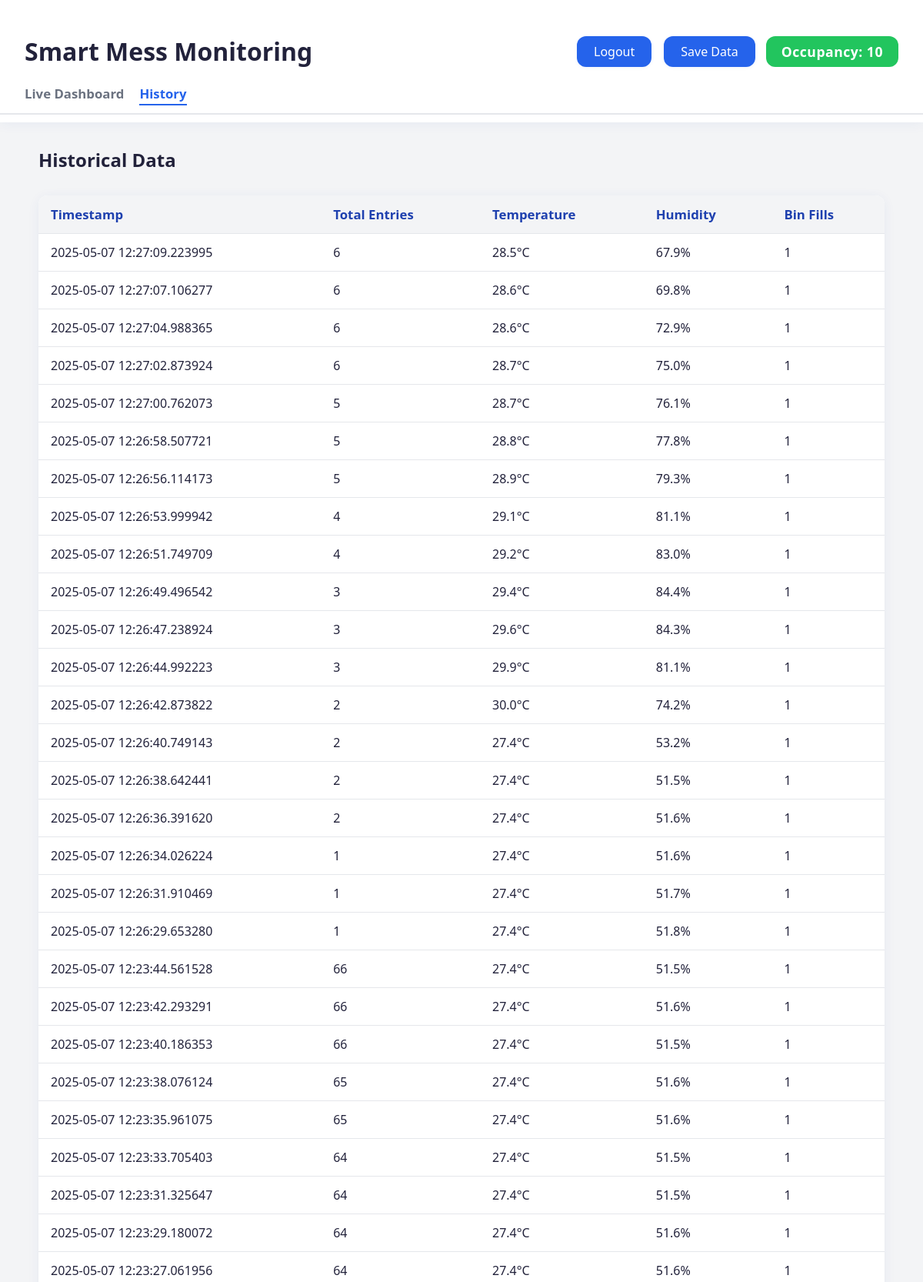
The page /weekly (signed in, upper part) on the database its author committed.
### tables this page shows
CREATE TABLE sensor_data
                 (id INTEGER PRIMARY KEY AUTOINCREMENT,
                  timestamp DATETIME,
                  occupancy INTEGER,
                  total_visitors INTEGER,
                  temperature REAL,
                  humidity REAL,
                  distance REAL,
                  full_count INTEGER,
                  fan_speed TEXT);

### app.py (the view)
@app.route('/weekly')
@login_required
def weekly():
    conn = sqlite3.connect('data.db')
    c = conn.cursor()
    c.execute('SELECT * FROM sensor_data ORDER BY timestamp DESC')
    data = c.fetchall()
    conn.close()
    return render_template('weekly.html', data=data)

### app.py (called while the page is built, shortened)
def get_sample_data():
    return {
        'occupancy': random.randint(0, 15),
        'total_visitors': random.randint(0, 500),
        'temperature': round(random.uniform(20.0, 35.0), 1),
        'humidity': round(random.uniform(30.0, 80.0), 1),
        'distance': round(random.uniform(5.0, 30.0), 1),
        'full_count': random.randint(0, 20),
        'fan_speed': random.choice(['Low', 'Medium', 'High']),
        'is_live': False
    }

def get_current_data():
    conn = sqlite3.connect('data.db')
    c = conn.cursor()
    c.execute('SELECT * FROM sensor_data ORDER BY timestamp DESC LIMIT 1')
    latest = c.fetchone()
    conn.close()
    if latest:
        try:
            last_time = datetime.strptime(latest[1], '%Y-%m-%d %H:%M:%S.%f')
        except:
            last_time = datetime.now() - timedelta(minutes=10)
    return get_sample_data()

@app.context_processor
def inject_current_data():
    return {'current_occupancy': get_current_data()['occupancy']}

def login_required(func):
    @wraps(func)
    def wrapper(*args, **kwargs):
        if not session.get('logged_in'):
            return redirect(url_for('login', next=request.url))
        return func(*args, **kwargs)
    return wrapper

### templates/weekly.html
{% extends "base.html" %}
{% block content %}
<h2>Historical Data</h2>
<table>
    <tr>
        <th>Timestamp</th>
        <th>Total Entries</th>
        <th>Temperature</th>
        <th>Humidity</th>
        <th>Bin Fills</th>
    </tr>
    {% for entry in data %}
    <tr>
        <td>{{ entry[1] }}</td>
        <td>{{ entry[3] }}</td>
        <td>{{ entry[4] }}°C</td>
        <td>{{ entry[5] }}%</td>
        <td>{{ entry[7] }}</td>
    </tr>
    {% endfor %}
</table>
{% endblock %}

### templates/base.html (shortened to what this page needs)
<!DOCTYPE html>
<html lang="en">
<head>
    <link rel="stylesheet" href="{{ url_for('static', filename='style.css') }}">
</head>
<body>
    <header>
        <div class="header-top">
            <h1>Smart Mess Monitoring</h1>
            <div class="header-controls">
                {% if session.logged_in %}
                <form action="{{ url_for('logout') }}" method="POST" style="display:inline;">
                    <button type="submit">Logout</button>
                </form>
                <form action="{{ url_for('save_live_data') }}" method="POST" style="display:inline;">
                    <button type="submit">Save Data</button>
                </form>
                {% else %}
                <a href="{{ url_for('login') }}" class="btn">Login</a>
                {% endif %}
                <div class="occupancy-badge">
                    Occupancy: {{ current_occupancy }}
                </div>
            </div>
        </div>
        <nav>
            <a href="{{ url_for('index') }}" class="{% if request.endpoint == 'index' %}active{% endif %}">Live Dashboard</a>
            {% if session.logged_in %}
            <a href="{{ url_for('weekly') }}" class="{% if request.endpoint == 'weekly' %}active{% endif %}">History</a>
            {% endif %}
        </nav>
    </header>
    <main>
        {% block content %}{% endblock %}
    </main>
</body>
</html>

### static/style.css (style rules this page uses)
:root { --primary: #2563eb; --primary-dark: #1e40af; --accent: #22d3ee; --success: #22c55e; --danger: #ef4444; --bg: #f3f4f6; --surface: #fff; --text: #22223b; --muted: #6b7280; --radius: 12px; --shadow: 0 2px 16px rgba(30, 64, 175, 0.06); }
body { font-family: "Segoe UI", Arial, sans-serif; background: var(--bg); color: var(--text); margin: 0; padding: 0; }
header { background: var(--surface); box-shadow: var(--shadow); padding: 0 0 10px 0; }
.header-top { display: flex; justify-content: space-between; align-items: center; padding: 24px 32px 0 32px; }
.header-controls { display: flex; gap: 12px; align-items: center; }
.header-controls form, .header-controls a { display: inline-block; margin: 0 2px; }
.occupancy-badge { background: var(--success); color: #fff; padding: 8px 20px; border-radius: var(--radius); font-weight: bold; font-size: 1.1rem; letter-spacing: 0.5px; }
button, .btn { background: var(--primary); color: #fff; border: none; padding: 9px 22px; border-radius: var(--radius); cursor: pointer; font-size: 1rem; font-family: inherit; font-weight: 500; box-shadow: 0 1px 4px rgba(37, 99, 235, 0.08); transition: background 0.2s; }
nav { display: flex; gap: 20px; border-bottom: 2px solid #e5e7eb; padding: 0 32px 10px 32px; margin-bottom: 0; }
nav a { text-decoration: none; color: var(--muted); font-weight: 600; font-size: 1.05rem; padding-bottom: 2px; border-bottom: 2px solid transparent; transition: color 0.2s, border-bottom 0.2s; }
nav a.active, nav a:hover { color: var(--primary); border-bottom: 2px solid var(--primary); }
main { max-width: 1100px; margin: 32px auto 0 auto; padding: 0 24px 32px 24px; }
table { width: 100%; margin-top: 30px; border-collapse: collapse; background: var(--surface); border-radius: var(--radius); overflow: hidden; box-shadow: var(--shadow); }
th, td { padding: 13px 16px; text-align: left; border-bottom: 1px solid #e5e7eb; }
th { background: var(--bg); color: var(--primary-dark); font-size: 1.05rem; font-weight: 700; }

### rows shown on the page
sensor_data: timestamp "2025-05-07 12:27:09.223995", total_visitors "6", temperature "28.5", humidity "67.9", full_count "1"
sensor_data: timestamp "2025-05-07 12:27:07.106277", total_visitors "6", temperature "28.6", humidity "69.8", full_count "1"
sensor_data: timestamp "2025-05-07 12:27:04.988365", total_visitors "6", temperature "28.6", humidity "72.9", full_count "1"
sensor_data: timestamp "2025-05-07 12:27:02.873924", total_visitors "6", temperature "28.7", humidity "75.0", full_count "1"
sensor_data: timestamp "2025-05-07 12:27:00.762073", total_visitors "5", temperature "28.7", humidity "76.1", full_count "1"
sensor_data: timestamp "2025-05-07 12:26:58.507721", total_visitors "5", temperature "28.8", humidity "77.8", full_count "1"
sensor_data: timestamp "2025-05-07 12:26:56.114173", total_visitors "5", temperature "28.9", humidity "79.3", full_count "1"
sensor_data: timestamp "2025-05-07 12:26:53.999942", total_visitors "4", temperature "29.1", humidity "81.1", full_count "1"
sensor_data: timestamp "2025-05-07 12:26:51.749709", total_visitors "4", temperature "29.2", humidity "83.0", full_count "1"
sensor_data: timestamp "2025-05-07 12:26:49.496542", total_visitors "3", temperature "29.4", humidity "84.4", full_count "1"
sensor_data: timestamp "2025-05-07 12:26:47.238924", total_visitors "3", temperature "29.6", humidity "84.3", full_count "1"
sensor_data: timestamp "2025-05-07 12:26:44.992223", total_visitors "3", temperature "29.9", humidity "81.1", full_count "1"
sensor_data: timestamp "2025-05-07 12:26:42.873822", total_visitors "2", temperature "30.0", humidity "74.2", full_count "1"
sensor_data: timestamp "2025-05-07 12:26:40.749143", total_visitors "2", temperature "27.4", humidity "53.2", full_count "1"
sensor_data: timestamp "2025-05-07 12:26:38.642441", total_visitors "2", temperature "27.4", humidity "51.5", full_count "1"
sensor_data: timestamp "2025-05-07 12:26:36.391620", total_visitors "2", temperature "27.4", humidity "51.6", full_count "1"
sensor_data: timestamp "2025-05-07 12:26:34.026224", total_visitors "1", temperature "27.4", humidity "51.6", full_count "1"
sensor_data: timestamp "2025-05-07 12:26:31.910469", total_visitors "1", temperature "27.4", humidity "51.7", full_count "1"
sensor_data: timestamp "2025-05-07 12:26:29.653280", total_visitors "1", temperature "27.4", humidity "51.8", full_count "1"
sensor_data: timestamp "2025-05-07 12:23:44.561528", total_visitors "66", temperature "27.4", humidity "51.5", full_count "1"
sensor_data: timestamp "2025-05-07 12:23:42.293291", total_visitors "66", temperature "27.4", humidity "51.6", full_count "1"
sensor_data: timestamp "2025-05-07 12:23:40.186353", total_visitors "66", temperature "27.4", humidity "51.5", full_count "1"
sensor_data: timestamp "2025-05-07 12:23:38.076124", total_visitors "65", temperature "27.4", humidity "51.6", full_count "1"
sensor_data: timestamp "2025-05-07 12:23:35.961075", total_visitors "65", temperature "27.4", humidity "51.6", full_count "1"
sensor_data: timestamp "2025-05-07 12:23:33.705403", total_visitors "64", temperature "27.4", humidity "51.5", full_count "1"
sensor_data: timestamp "2025-05-07 12:23:31.325647", total_visitors "64", temperature "27.4", humidity "51.5", full_count "1"
sensor_data: timestamp "2025-05-07 12:23:29.180072", total_visitors "64", temperature "27.4", humidity "51.6", full_count "1"
sensor_data: timestamp "2025-05-07 12:23:27.061956", total_visitors "64", temperature "27.4", humidity "51.6", full_count "1"

### other values the page prints
{{ current_occupancy }} "10"
